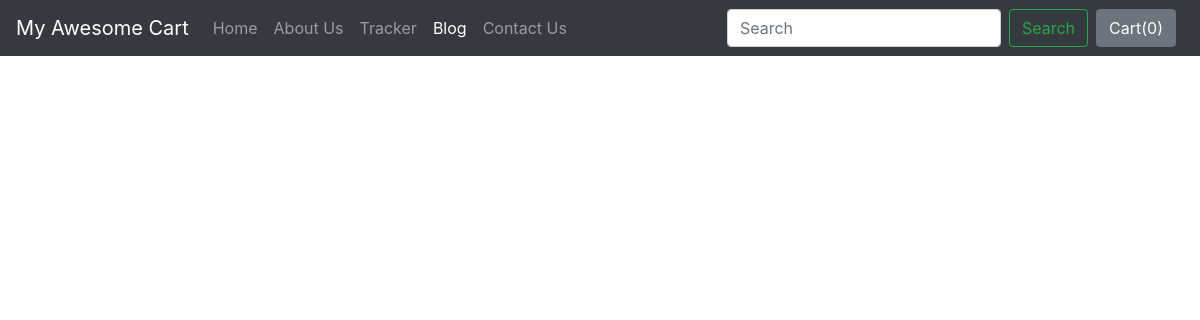
Page /blog/ on the earlier database version.
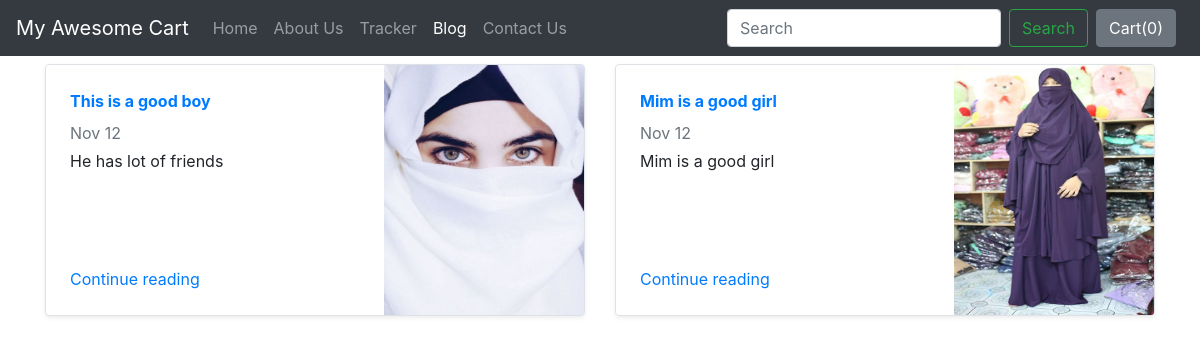
Same page on the later database version.
### blog/models.py (models this page shows)
class Blogpost(models.Model):
    post_id = models.AutoField(primary_key= True)
    tilte = models.CharField(max_length=50)
    head0 = models.CharField(max_length=500, default="")
    chead0 = models.CharField(max_length=5000, default="")
    head1 = models.CharField(max_length=500, default="")
    chead1 = models.CharField(max_length=5000, default="")
    head2 = models.CharField(max_length=500, default="")
    chead2 = models.CharField(max_length=5000, default="")
    pub_date = models.DateField()
    thumbnail = models.ImageField(upload_to='shop/images', default="")
    def __str__(self):
        return self.tilte

### blog/views.py (the view)
# urls.py: path("", views.index, name="blogHome"),
def index(request):
    myposts= Blogpost.objects.all()
    print(myposts)
    return render(request, 'blog/index.html', {'myposts': myposts})

### blog/templates/blog/index.html (shortened to what this page needs)
{% extends 'blog/basic.html' %}
{% block body %}
<div class="container">
<div class="row my-2">
    {% for item in myposts %}
        <div class="col-md-6">
            <div
                class="row no-gutters border rounded overflow-hidden flex-md-row mb-4 shadow-sm h-md-250 position-relative">
                <div class="col p-4 d-flex flex-column position-static">
                    <strong class="d-inline-block mb-2 text-primary">{{item.head0}}</strong>
                    <div class="mb-1 text-muted">Nov 12</div>
                    <p class="card-text mb-auto">{{item.head1}}</p>
                    <a href="blogpost/{{item.post_id}}" class="stretched-link">Continue reading</a>
                </div>
                <div class="col-auto d-none d-lg-block">
                    <img src="/media/{{item.thumbnail}}" class="bd-placeholder-img" width="200" height="250"
                        aria-label="Placeholder: Thumbnail"/>
                </div>
            </div>
        </div>
{% if forloop.counter|divisibleby:2 %}
    </div><div class="row my-2">
    {% endif %}
    {% endfor %}
</div>
{% endblock %}

Differences in the rows shown:
added Blogpost: head0 "This is a good boy", head1 "He has lot of friends", thumbnail (picture)
added Blogpost: head0 "Mim is a good girl", head1 "Mim is a good girl", thumbnail (picture)
